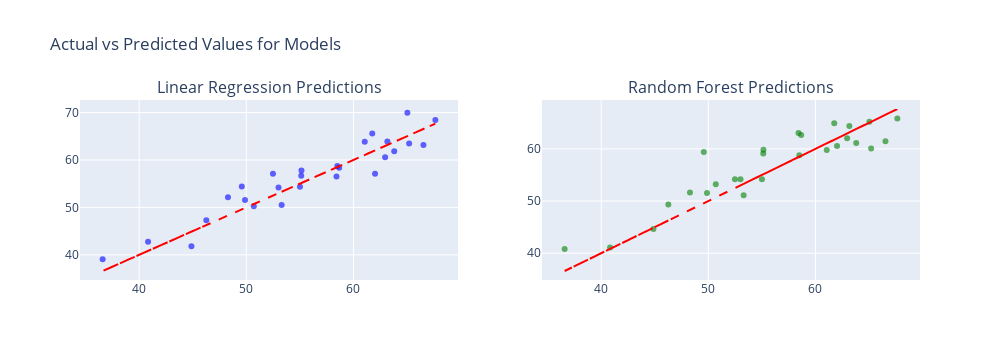

Notebook source saved alongside this figure:
### Markdown cell above
In this code, we visualize how well the models' predictions align with the actual values. We create a subplot with **two scatter plots**, one for **Linear Regression** and one for **Random Forest Regressor**.  

For both models, we plot the actual values (`y_test`) on the x-axis and the predicted values on the y-axis. Each model's predictions are represented as **scatter points**—blue for **Linear Regression** and green for **Random Forest**.  

To help assess prediction accuracy, we include a **red dashed line**, which represents a **perfect prediction** (where actual and predicted values are equal). The closer the points are to this line, the better the model's predictions.  

Finally, we adjust the figure layout for clarity, set the width to **1000 pixels**, and remove the legend to keep the visualization clean.

### Code cell
# Step 6: Prediction Visualization
fig = sp.make_subplots(rows=1, cols=2, subplot_titles=["Linear Regression Predictions", "Random Forest Predictions"])

# Scatter plot: Linear Regression
fig.add_trace(go.Scatter(x=y_test, y=lr_preds, mode='markers', marker=dict(color='blue', opacity=0.6), name="LR"),
              row=1, col=1)
fig.add_trace(go.Scatter(x=y_test, y=y_test, mode="lines", line=dict(color="red", dash="dash"), name="Perfect Prediction"),
              row=1, col=1)

# Scatter plot: Random Forest
fig.add_trace(go.Scatter(x=y_test, y=rf_preds, mode='markers', marker=dict(color='green', opacity=0.6), name="RF"),
              row=1, col=2)
fig.add_trace(go.Scatter(x=y_test, y=y_test, mode="lines", line=dict(color="red", dash="dash"), name="Perfect Prediction"),
              row=1, col=2)

fig.update_layout(title="Actual vs Predicted Values for Models", width=1000, showlegend=False)
fig.show()

### Figure 1 — Plotly figure (JSON) as saved in the notebook; plotly's stock layout.template omitted (floating-point values rounded to 4 significant figures)
{"data": [{"marker": {"color": "blue", "opacity": 0.6}, "mode": "markers", "name": "LR", "type": "scatter", "x": [53.3, 65.04, 62.96, 49.58, 65.2, 55.13, 61.76, 55.01, 67.65, 58.42, 66.54, 44.88, 50.7, 36.59, 58.5, 49.88, 62.02, 40.83, 53.01, 63.17, 58.67, 52.49, 55.15, 61.06, 48.29, 63.81, 46.27], "xaxis": "x", "y": [50.5, 69.96, 60.6, 54.39, 63.48, 56.69, 65.6, 54.34, 68.41, 56.51, 63.13, 41.81, 50.25, 39.07, 58.72, 51.54, 57.08, 42.78, 54.19, 63.91, 58.35, 57.11, 57.76, 63.83, 52.13, 61.82, 47.27], "yaxis": "y"}, {"line": {"color": "red", "dash": "dash"}, "mode": "lines", "name": "Perfect Prediction", "type": "scatter", "x": [53.3, 65.04, 62.96, 49.58, 65.2, 55.13, 61.76, 55.01, 67.65, 58.42, 66.54, 44.88, 50.7, 36.59, 58.5, 49.88, 62.02, 40.83, 53.01, 63.17, 58.67, 52.49, 55.15, 61.06, 48.29, 63.81, 46.27], "xaxis": "x", "y": [53.3, 65.04, 62.96, 49.58, 65.2, 55.13, 61.76, 55.01, 67.65, 58.42, 66.54, 44.88, 50.7, 36.59, 58.5, 49.88, 62.02, 40.83, 53.01, 63.17, 58.67, 52.49, 55.15, 61.06, 48.29, 63.81, 46.27], "yaxis": "y"}, {"marker": {"color": "green", "opacity": 0.6}, "mode": "markers", "name": "RF", "type": "scatter", "x": [53.3, 65.04, 62.96, 49.58, 65.2, 55.13, 61.76, 55.01, 67.65, 58.42, 66.54, 44.88, 50.7, 36.59, 58.5, 49.88, 62.02, 40.83, 53.01, 63.17, 58.67, 52.49, 55.15, 61.06, 48.29, 63.81, 46.27], "xaxis": "x2", "y": [51.13, 65.22, 62.03, 59.43, 60.08, 59.12, 64.91, 54.17, 65.81, 63.05, 61.46, 44.66, 53.21, 40.79, 58.78, 51.56, 60.57, 41.08, 54.17, 64.4, 62.66, 54.2, 59.82, 59.78, 51.64, 61.14, 49.32], "yaxis": "y2"}, {"line": {"color": "red", "dash": "dash"}, "mode": "lines", "name": "Perfect Prediction", "type": "scatter", "x": [53.3, 65.04, 62.96, 49.58, 65.2, 55.13, 61.76, 55.01, 67.65, 58.42, 66.54, 44.88, 50.7, 36.59, 58.5, 49.88, 62.02, 40.83, 53.01, 63.17, 58.67, 52.49, 55.15, 61.06, 48.29, 63.81, 46.27], "xaxis": "x2", "y": [53.3, 65.04, 62.96, 49.58, 65.2, 55.13, 61.76, 55.01, 67.65, 58.42, 66.54, 44.88, 50.7, 36.59, 58.5, 49.88, 62.02, 40.83, 53.01, 63.17, 58.67, 52.49, 55.15, 61.06, 48.29, 63.81, 46.27], "yaxis": "y2"}], "layout": {"annotations": [{"font": {"size": 16}, "showarrow": false, "text": "Linear Regression Predictions", "x": 0.225, "xanchor": "center", "xref": "paper", "y": 1, "yanchor": "bottom", "yref": "paper"}, {"font": {"size": 16}, "showarrow": false, "text": "Random Forest Predictions", "x": 0.775, "xanchor": "center", "xref": "paper", "y": 1, "yanchor": "bottom", "yref": "paper"}], "height": 360, "showlegend": false, "title": {"text": "Actual vs Predicted Values for Models"}, "width": 1000, "xaxis": {"anchor": "y", "autorange": true, "domain": [0, 0.45], "range": [34.48, 69.76], "type": "linear"}, "xaxis2": {"anchor": "y2", "autorange": true, "domain": [0.55, 1], "range": [34.48, 69.76], "type": "linear"}, "yaxis": {"anchor": "x", "autorange": true, "domain": [0, 1], "range": [34.69, 72.65], "type": "linear"}, "yaxis2": {"anchor": "x2", "autorange": true, "domain": [0, 1], "range": [34.86, 69.38], "type": "linear"}}}
